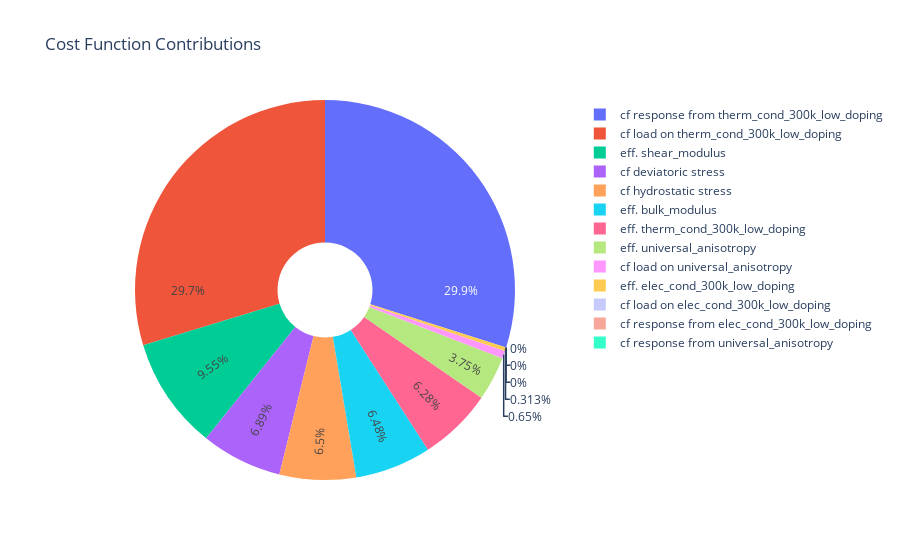

Notebook source saved alongside this figure:
### Code cell
# Plot the contributions to the cost function for the best performer
visualizer.plot_cost_func_contribs()

### Figure 1 — Plotly figure (JSON) as saved in the notebook; plotly's stock layout.template omitted (floating-point values rounded to 4 significant figures)
{"data": [{"hole": 0.25, "insidetextorientation": "radial", "labels": ["eff. elec_cond_300k_low_doping", "eff. therm_cond_300k_low_doping", "eff. bulk_modulus", "eff. shear_modulus", "eff. universal_anisotropy", "cf load on elec_cond_300k_low_doping", "cf response from elec_cond_300k_low_doping", "cf load on therm_cond_300k_low_doping", "cf response from therm_cond_300k_low_doping", "cf hydrostatic stress", "cf deviatoric stress", "cf load on universal_anisotropy", "cf response from universal_anisotropy"], "textinfo": "percent", "type": "pie", "values": [0.00223, 0.04477, 0.04621, 0.06808, 0.02676, 0, 0, 0.2117, 0.2131, 0.04637, 0.04916, 0.004635, 0, 0.05205, 0.1004, 0.07481, 0.1539, 0.04897, 0, 0.02204, 0.1588, 0.04115, 0.01354, 0, 0, 0.09174, 0.113, 0.04975, 0.119]}], "layout": {"showlegend": true, "title": {"text": "Cost Function Contributions"}}}
